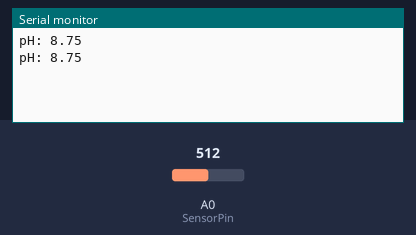
A sketch run on a simulated Arduino Uno, built with avr-gcc and run on an emulated ATmega328P. On the bench: the last lines printed to the serial monitor. The inputs (shaded band) are chosen by the test bench; at power-on: A0 (SensorPin) = 512.

Above: at 1.2 s.
1.3 s: A0 (SensorPin) set to 716
At 2.6 s:
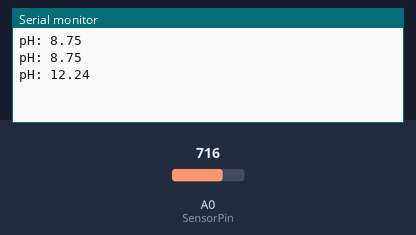
2.8 s: A0 (SensorPin) set to 900
At 3.5 s:
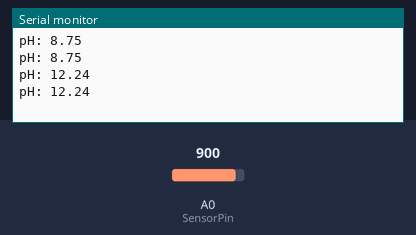
Timing chart, 0 to 5.8 s (numbered marks = the images above; inputs shaded):
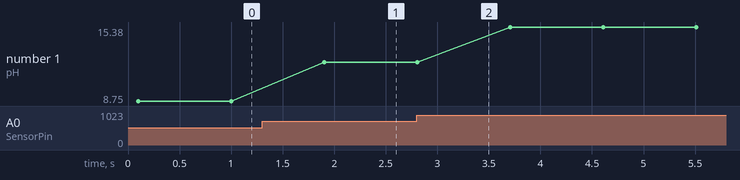

The sketch:

pH-Sensor.ino
```cpp
#define SensorPin A0
#define Offset 0         
unsigned long int avgValue;
float b;
int buf[10],temp;
 
void setup()
{
  pinMode(SensorPin,INPUT);  
  Serial.begin(9600);  
}
void loop()
{
  for(int i=0;i<10;i++) { 
    buf[i]=analogRead(SensorPin);
    delay(10);
  }
  for(int i=0;i<9;i++) {
    for(int j=i+1;j<10;j++) {
      if(buf[i]>buf[j])
      {
        temp=buf[i];
        buf[i]=buf[j];
        buf[j]=temp;
      }
    }
  }
  avgValue=0;
  for(int i=2;i<8;i++)                      
    avgValue+=buf[i];
  avgValue = avgValue/6;
  float phValue=(float)((avgValue)*
					5.0/1024); 
  phValue=3.5*phValue+Offset;
  Serial.print("pH: ");  
  Serial.print(phValue,2);
  Serial.println(" ");
  delay(800);
}
```

Measured:
- after the input at 1.3 s, the serial monitor: prints a new line after 0.60 s (image 1)
- plotted number 1: 8.75 → 12.24 after the input at 1.3 s, 12.24 → 15.38 after the input at 2.8 s
